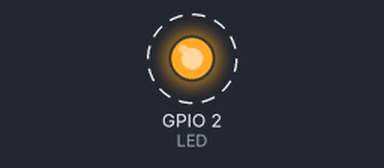
Bench run of a sketch on a simulated ESP32. Parts: output pins drawn as LEDs (lit = HIGH). Dashed ring = blinking. What the sketch prints to the serial monitor is not drawn.

Above: at 0.5 s.
Timing chart, 0 to 4.6 s (numbered marks = the images above):
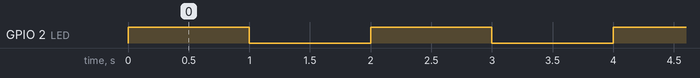

The sketch:

CONEXION_CON_ESP32.ino
```cpp
//Encender led para comprobar conexion con ESP32
#define LED 2

void setup() {
  Serial.begin(115200);
  pinMode(LED, OUTPUT);

  Serial.println("ESP32 funcionando correctamente");
}

void loop() {

  digitalWrite(LED, HIGH);
  Serial.println("LED ENCENDIDO");
  delay(1000);

  digitalWrite(LED, LOW);
  Serial.println("LED APAGADO");
  delay(1000);

}
```

Measured:
- by itself, GPIO 2 (LED): alternates HIGH for 1.0 s and LOW for 1.0 s
